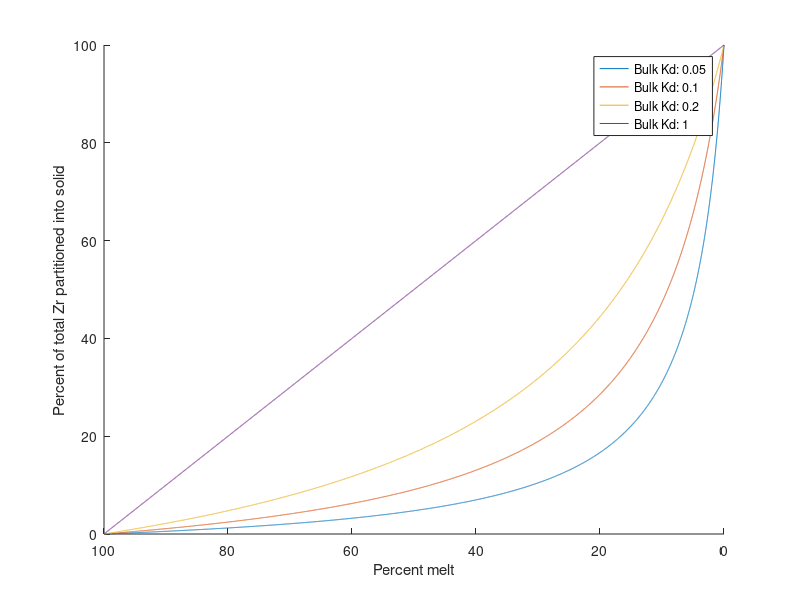

MATLAB code for this plot: (Note: this script raises an error after producing the figure.)
% Percent crystals
X = 0:0.01:100;
% Percent melt
F = 100-X;

figure;
l = {};
for kd = [0.05 0.1 0.2 1];
    hold on; plot(F,100.*kd.*X./(kd.*X+F))
    l = [l; {['Bulk Kd: ' num2str(kd)]}];
end
set(gca,'xdir','reverse')
xlabel('Percent melt'); ylabel('Percent of total Zr partitioned into solid')
legend(l)
formatfigure;